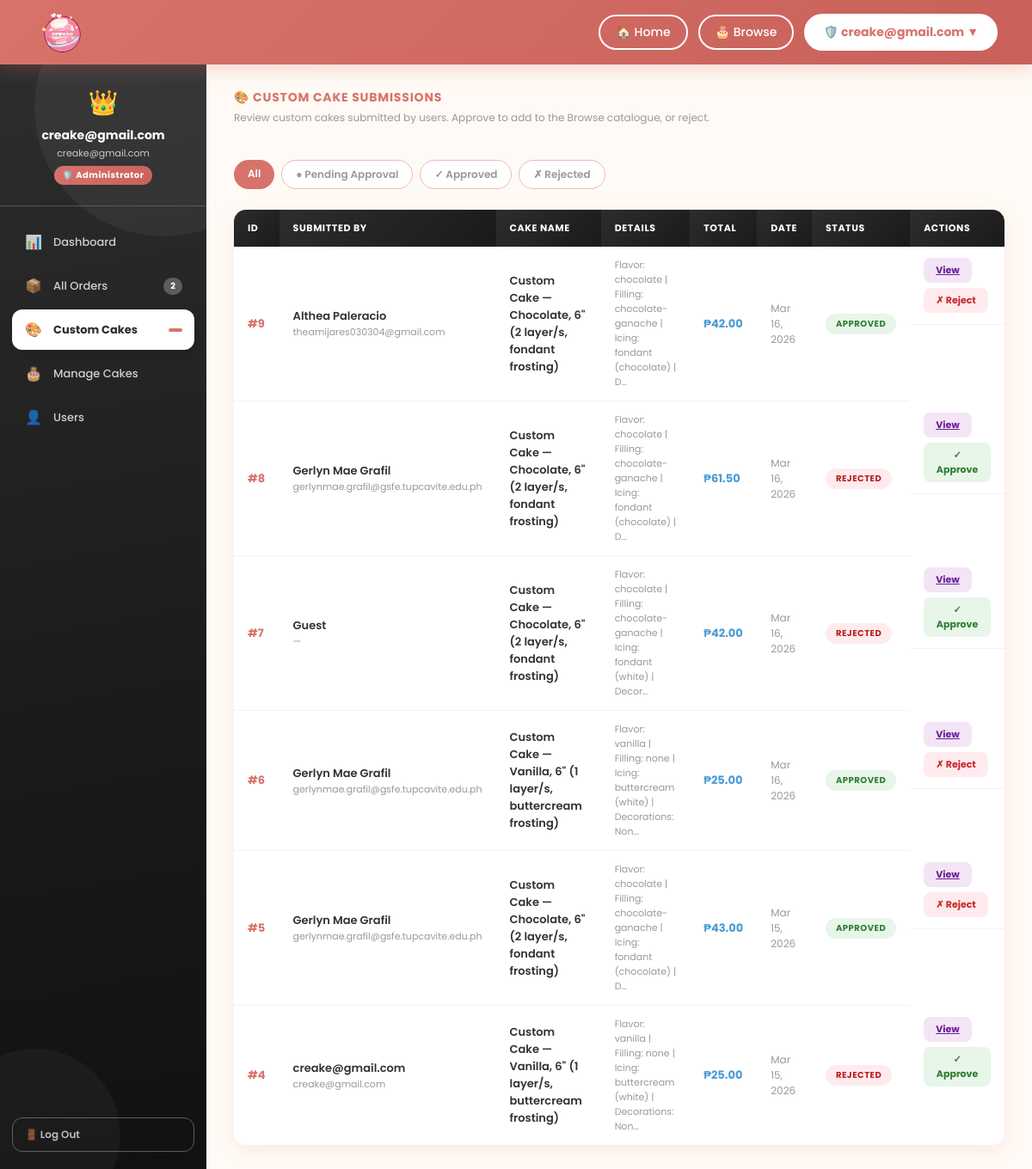
The page /admin-panel/custom-cakes/ (signed in) on the database as committed earlier.
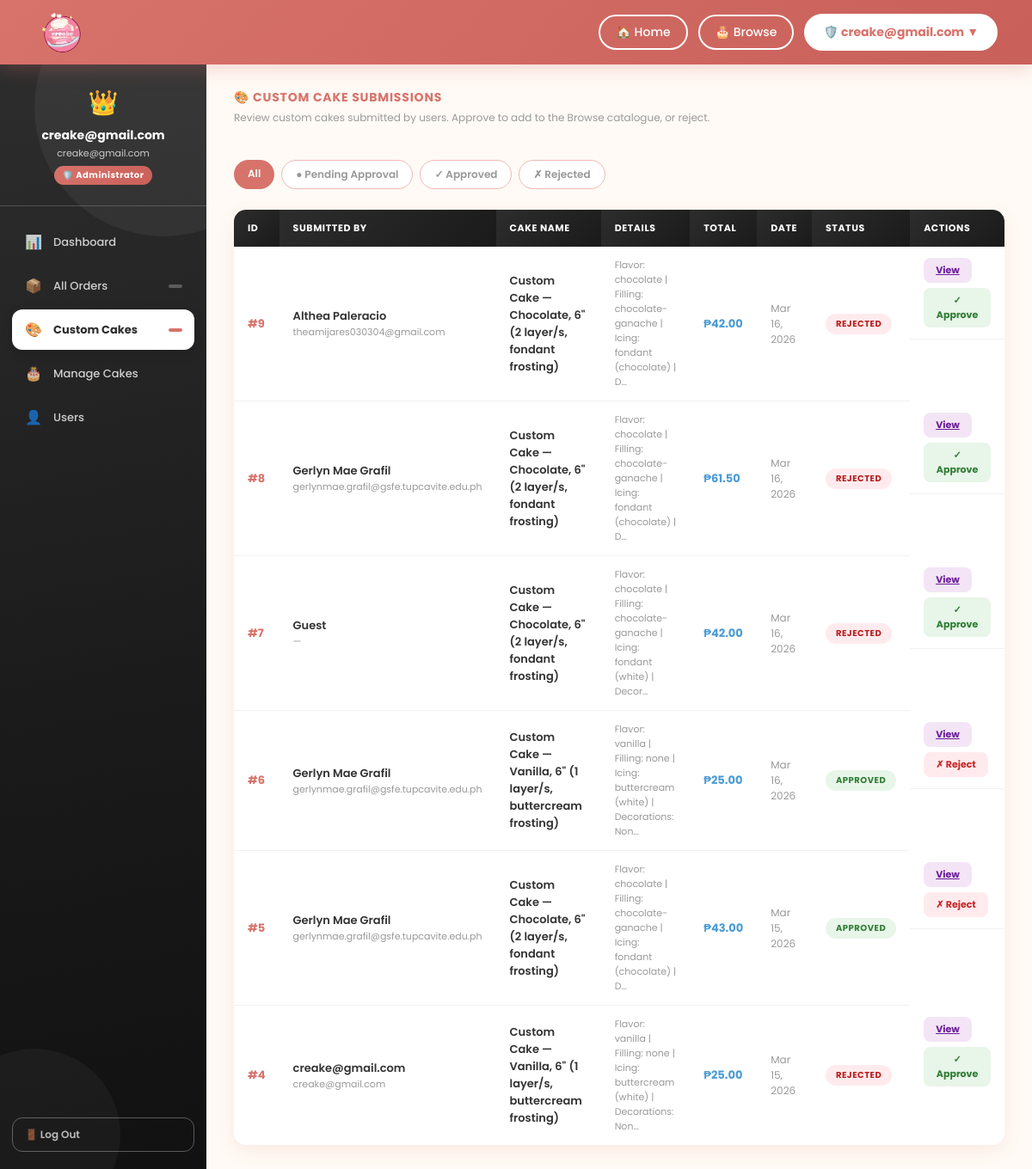
The same page on the database as committed later.
### creake/models.py (models this page shows, shortened)
class Order(models.Model):
    STATUS_CHOICES = [
        ('pending', 'Pending'),
        ('paid', 'Paid'),
        ('baking', 'Baking'),
        ('out_for_delivery', 'Out for Delivery'),
        ('delivered', 'Delivered'),
        ('received', 'Received'),
        ('cancelled', 'Cancelled'),
    ]
    CUSTOM_STATUS_CHOICES = [
        ('none', 'Not a Custom Cake'),
        ('pending', 'Pending Approval'),
        ('approved', 'Approved'),
        ('rejected', 'Rejected'),
    ]
    user       = models.ForeignKey(User, on_delete=models.CASCADE, null=True, blank=True)
    cake_name  = models.CharField(max_length=100, default='')
    quantity   = models.IntegerField(default=1)
    total      = models.DecimalField(max_digits=8, decimal_places=2, default=0)
    address    = models.TextField(default='')
    city       = models.CharField(max_length=100, default='')
    zip_code   = models.CharField(max_length=20, default='')
    status     = models.CharField(max_length=50, default='pending', choices=STATUS_CHOICES)
    phone = models.CharField(max_length=20, blank=True, default='')
    is_custom_cake  = models.BooleanField(default=False)
    custom_status   = models.CharField(max_length=20, choices=CUSTOM_STATUS_CHOICES, default='none')
    created_at        = models.DateTimeField(auto_now_add=True)
    paid_at           = models.DateTimeField(null=True, blank=True)
    baking_at         = models.DateTimeField(null=True, blank=True)
    delivered_at      = models.DateTimeField(null=True, blank=True)
    received_at       = models.DateTimeField(null=True, blank=True)
    rider_name        = models.CharField(max_length=100, blank=True, null=True)
    estimated_arrival = models.CharField(max_length=100, blank=True, null=True)
    step              = models.IntegerField(default=0)
    special_instructions = models.TextField(blank=True, null=True)
    class Meta:
        ordering = ['-created_at']

### creake/views.py (the view)
# urls.py: path('admin-panel/custom-cakes/', views.admin_custom_cakes, name='admin_custom_cakes'),
@login_required
@user_passes_test(is_admin, login_url='creake:index')
def admin_custom_cakes(request):
    status_filter = request.GET.get('status', 'all')
    custom_cakes = Order.objects.filter(is_custom_cake=True).select_related('user').order_by('-created_at')
    if status_filter != 'all':
        custom_cakes = custom_cakes.filter(custom_status=status_filter)
    context = {
        'custom_cakes': custom_cakes, 'current_status': status_filter,
        'pending_orders_count': Order.objects.filter(status='pending').count(),
        'pending_custom_count': Order.objects.filter(is_custom_cake=True, custom_status='pending').count(),
    }
    return render(request, 'creake/admin_custom_cakes.html', context)

### creake/views.py (called while the page is built)
def is_admin(user):
    return user.is_authenticated and user.is_staff

### creake/templates/creake/admin_custom_cakes.html (shortened to what this page needs)
{% extends 'creake/base_admin.html' %}
{% block nav_custom_cakes %}active{% endblock %}
{% block content %}
<div>
  <div class="section-title">&#127912; Custom Cake Submissions</div>
  <div class="section-sub">Review custom cakes submitted by users. Approve to add to the Browse catalogue, or reject.</div>
</div>
<div style="display:flex;gap:8px;flex-wrap:wrap;">
  <a href="?status=all"      style="padding:7px 16px;border-radius:20px;font-size:12px;font-weight:600;text-decoration:none;{% if current_status == 'all' %}background:var(--coral);color:white;{% else %}background:white;color:var(--text-muted);border:1.5px solid #f0b9b5;{% endif %}">All</a>
  <a href="?status=pending"  style="padding:7px 16px;border-radius:20px;font-size:12px;font-weight:600;text-decoration:none;{% if current_status == 'pending' %}background:#f57f17;color:white;{% else %}background:white;color:var(--text-muted);border:1.5px solid #f0b9b5;{% endif %}">&#9679; Pending Approval</a>
  <a href="?status=approved" style="padding:7px 16px;border-radius:20px;font-size:12px;font-weight:600;text-decoration:none;{% if current_status == 'approved' %}background:#2e7d32;color:white;{% else %}background:white;color:var(--text-muted);border:1.5px solid #f0b9b5;{% endif %}">&#10003; Approved</a>
  <a href="?status=rejected" style="padding:7px 16px;border-radius:20px;font-size:12px;font-weight:600;text-decoration:none;{% if current_status == 'rejected' %}background:#c62828;color:white;{% else %}background:white;color:var(--text-muted);border:1.5px solid #f0b9b5;{% endif %}">&#10007; Rejected</a>
</div>
{% if custom_cakes %}
<table class="admin-table">
  <thead>
    <tr>
      <th>ID</th>
      <th>Submitted By</th>
      <th>Cake Name</th>
      <th>Details</th>
      <th>Total</th>
      <th>Date</th>
      <th>Status</th>
      <th>Actions</th>
    </tr>
  </thead>
  <tbody>
    {% for cake in custom_cakes %}
    <tr>
      <td><strong style="color:var(--coral);">#{{ cake.id }}</strong></td>
      <td>
        {% if cake.user %}
          <div style="font-weight:600;">{{ cake.user.get_full_name|default:cake.user.username }}</div>
          <div style="font-size:11px;color:var(--text-muted);">{{ cake.user.email|default:"—" }}</div>
        {% else %}
          <div style="font-weight:600;">Guest</div>
          <div style="font-size:11px;color:var(--text-muted);">—</div>
        {% endif %}
      </td>
      <td style="font-weight:600;">{{ cake.cake_name }}</td>
      <td style="font-size:11px;color:var(--text-muted);max-width:200px;">
        {{ cake.special_instructions|truncatechars:80|default:"—" }}
      </td>
      <td><strong style="color:var(--blue-dark);">&#8369;{{ cake.total }}</strong></td>
      <td style="color:var(--text-muted);font-size:12px;">{{ cake.created_at|date:"M d, Y" }}</td>
      <td>
        <span class="badge
          {% if cake.custom_status == 'pending' %}badge-pending-approval
          {% elif cake.custom_status == 'approved' %}badge-approved
          {% elif cake.custom_status == 'rejected' %}badge-rejected
          {% endif %}">
          {{ cake.custom_status|capfirst|default:"Pending" }}
        </span>
      </td>
      <td style="display:flex;gap:6px;flex-wrap:wrap;">
        <a href="{% url 'creake:admin_order_detail' cake.id %}" class="btn-action btn-view">View</a>
        {% if cake.custom_status != 'approved' %}
        <form method="post" action="{% url 'creake:admin_approve_custom_cake' cake.id %}" style="display:inline;">
          <button type="submit" class="btn-action btn-approve">&#10003; Approve</button>
        </form>
        {% endif %}
        {% if cake.custom_status != 'rejected' %}
        <form method="post" action="{% url 'creake:admin_reject_custom_cake' cake.id %}" style="display:inline;">
          <button type="submit" class="btn-action btn-reject">&#10007; Reject</button>
        </form>
        {% endif %}
      </td>
    </tr>
    {% endfor %}
  </tbody>
</table>
{% else %}
<div class="admin-empty">
  <div class="empty-icon">&#127912;</div>
  <p>No custom cake submissions found.</p>
</div>
{% endif %}
{% endblock %}

### creake/templates/creake/base_admin.html (shortened to what this page needs)
{% load static %}
<!DOCTYPE html>
<html lang="en">
<head>
<link rel="stylesheet" href="{% static 'creake/css/dashboard.css' %}">
</head>
<body>
<header class="site-header">
  <div class="header-logo">
    <a href="{% url 'creake:index' %}">
      <img src="{% static 'creake/images/creaked.png' %}" alt="CREAKE">
    </a>
  </div>
  <nav class="header-nav">
    <a href="{% url 'creake:index' %}">&#127968; Home</a>
    <a href="{% url 'creake:index' %}#main-content">&#127874; Browse</a>
    <div class="user-dropdown-wrap">
      <button class="user-nav-btn" onclick="toggleDropdown()">
        &#128737;&#65039; {{ request.user.first_name|default:request.user.username }} &#9660;
      </button>
    </div>
  </nav>
</header>
<div class="db-page">
  <aside class="db-side">
    <div class="side-avatar">
      <div class="admin-crown">&#128081;</div>
      <h3>{{ request.user.get_full_name|default:request.user.username }}</h3>
      <span>{{ request.user.email }}</span>
      <div class="side-badge">&#128737;&#65039; Administrator</div>
    </div>
    <nav class="side-nav">
      <a class="nav-item {% block nav_dashboard %}{% endblock %}" href="{% url 'creake:admin_dashboard' %}">
        <span class="nav-icon">&#128202;</span> Dashboard
      </a>
      <a class="nav-item {% block nav_orders %}{% endblock %}" href="{% url 'creake:admin_orders' %}">
        <span class="nav-icon">&#128230;</span> All Orders
        <span class="nav-badge">{{ pending_orders_count|default:"" }}</span>
      </a>
      <a class="nav-item {% block nav_custom_cakes %}{% endblock %}" href="{% url 'creake:admin_custom_cakes' %}">
        <span class="nav-icon">&#127912;</span> Custom Cakes
        <span class="nav-badge">{{ pending_custom_count|default:"" }}</span>
      </a>
      <a class="nav-item {% block nav_cakes %}{% endblock %}" href="{% url 'creake:admin_cakes' %}">
        <span class="nav-icon">&#127874;</span> Manage Cakes
      </a>
      <a class="nav-item {% block nav_users %}{% endblock %}" href="{% url 'creake:admin_users' %}">
        <span class="nav-icon">&#128100;</span> Users
      </a>
    </nav>
    <div class="side-bottom">
      <form method="post" action="{% url 'creake:logout' %}" style="margin:0;">
        <button type="submit" class="side-logout">&#128682; Log Out</button>
      </form>
    </div>
  </aside>
  <main class="db-main">
    <div class="db-body">
      {% block content %}{% endblock %}
    </div>
  </main>
</div>
</body>
</html>

Rows that differ between the two databases and show on the page:
changed Order "Althea Paleracio": custom_status "APPROVED" → "REJECTED"; custom_status "✗ Reject" → "✓ Approve"
Other text that changed with them:
{{ pending_orders_count|default:"" }}: "2" → (not shown)
